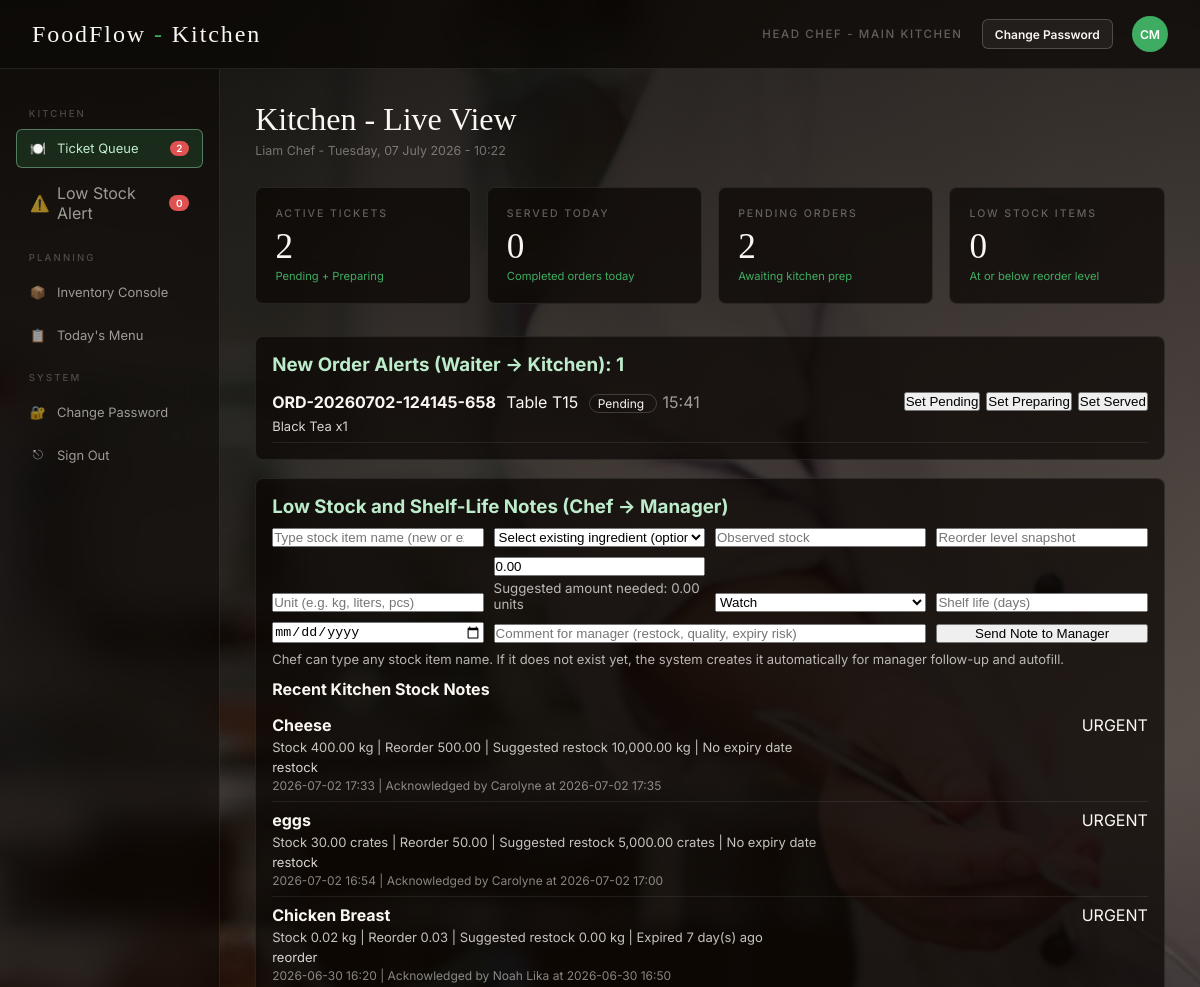
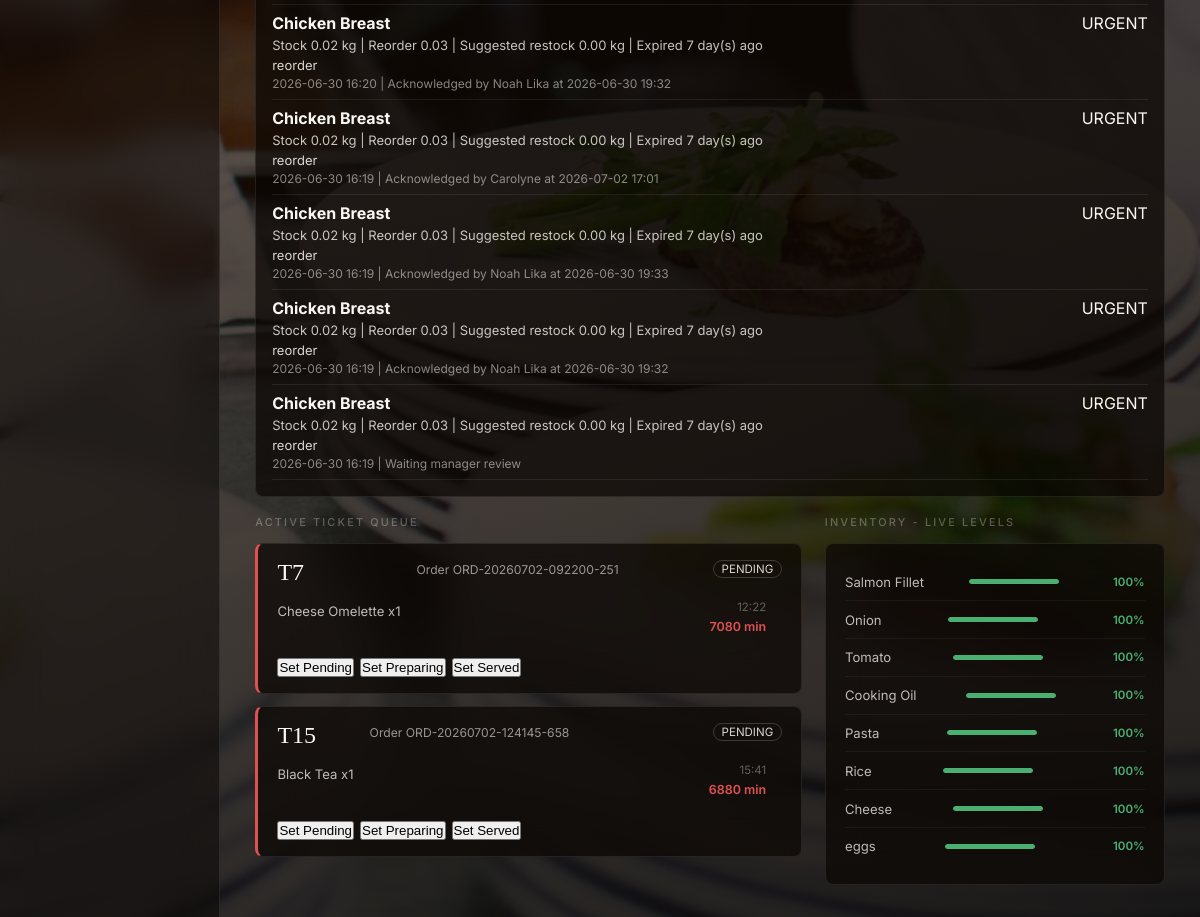
Screenshot of /roles/chef_dashboard.php (signed in) with the database file from the repository (2 pictures, top to bottom).
### tables this page shows
CREATE TABLE `order_alerts` (
  `id` int NOT NULL AUTO_INCREMENT,
  `order_id` int NOT NULL,
  `order_number` varchar(50) NOT NULL,
  `table_number` varchar(20) NOT NULL,
  `waiter_id` int NOT NULL,
  `alert_status` enum('new','seen') NOT NULL DEFAULT 'new',
  `created_at` timestamp NULL DEFAULT CURRENT_TIMESTAMP,
  PRIMARY KEY (`id`),
  KEY `idx_alert_status` (`alert_status`),
  KEY `idx_order_id` (`order_id`)
);

CREATE TABLE `orders` (
  `id` int NOT NULL AUTO_INCREMENT,
  `order_number` varchar(40) NOT NULL,
  `waiter_id` int NOT NULL,
  `table_number` varchar(20) DEFAULT NULL,
  `status` enum('pending','preparing','served','cancelled') DEFAULT 'pending',
  `total_amount` decimal(10,2) DEFAULT '0.00',
  `created_at` timestamp NULL DEFAULT CURRENT_TIMESTAMP,
  `updated_at` timestamp NULL DEFAULT CURRENT_TIMESTAMP ON UPDATE CURRENT_TIMESTAMP,
  PRIMARY KEY (`id`),
  UNIQUE KEY `order_number` (`order_number`),
  KEY `waiter_id` (`waiter_id`),
  CONSTRAINT `orders_ibfk_1` FOREIGN KEY (`waiter_id`) REFERENCES `users` (`id`) ON DELETE RESTRICT
);

CREATE TABLE `chef_stock_notes` (
  `id` int NOT NULL AUTO_INCREMENT,
  `ingredient_id` int NOT NULL,
  `chef_id` int NOT NULL,
  `observed_stock` decimal(10,2) NOT NULL,
  `reorder_level_snapshot` decimal(10,2) NOT NULL DEFAULT '0.00',
  `suggested_restock_amount` decimal(10,2) DEFAULT NULL,
  `expected_expiry_date` date DEFAULT NULL,
  `shelf_life_days` int DEFAULT NULL,
  `urgency` enum('normal','watch','urgent') NOT NULL DEFAULT 'watch',
  `comment` varchar(300) NOT NULL,
  `is_acknowledged` tinyint(1) NOT NULL DEFAULT '0',
  `acknowledged_by` int DEFAULT NULL,
  `acknowledged_at` timestamp NULL DEFAULT NULL,
  `created_at` timestamp NULL DEFAULT CURRENT_TIMESTAMP,
  PRIMARY KEY (`id`),
  KEY `idx_chef_stock_notes_created` (`created_at`),
  KEY `idx_chef_stock_notes_ack` (`is_acknowledged`),
  KEY `ingredient_id` (`ingredient_id`),
  KEY `chef_id` (`chef_id`),
  KEY `acknowledged_by` (`acknowledged_by`),
  CONSTRAINT `chef_stock_notes_ibfk_1` FOREIGN KEY (`ingredient_id`) REFERENCES `ingredients` (`id`) ON DELETE CASCADE,
  CONSTRAINT `chef_stock_notes_ibfk_2` FOREIGN KEY (`chef_id`) REFERENCES `users` (`id`) ON DELETE RESTRICT,
  CONSTRAINT `chef_stock_notes_ibfk_3` FOREIGN KEY (`acknowledged_by`) REFERENCES `users` (`id`) ON DELETE SET NULL
);

CREATE TABLE `ingredients` (
  `id` int NOT NULL AUTO_INCREMENT,
  `name` varchar(120) NOT NULL,
  `category` varchar(80) DEFAULT NULL,
  `unit` varchar(20) NOT NULL,
  `current_stock` decimal(10,2) NOT NULL DEFAULT '0.00',
  `reorder_level` decimal(10,2) NOT NULL DEFAULT '0.00',
  `unit_cost` decimal(10,2) NOT NULL DEFAULT '0.00',
  `is_active` tinyint(1) DEFAULT '1',
  `created_at` timestamp NULL DEFAULT CURRENT_TIMESTAMP,
  `updated_at` timestamp NULL DEFAULT CURRENT_TIMESTAMP ON UPDATE CURRENT_TIMESTAMP,
  PRIMARY KEY (`id`)
);

CREATE TABLE `users` (
  `id` int NOT NULL AUTO_INCREMENT,
  `name` varchar(100) NOT NULL,
  `email` varchar(100) NOT NULL,
  `password` varchar(255) NOT NULL,
  `phone` varchar(20) DEFAULT NULL,
  `role` enum('admin','waiter','chef','manager') NOT NULL,
  `is_active` tinyint(1) DEFAULT '1',
  `created_at` timestamp NULL DEFAULT CURRENT_TIMESTAMP,
  `updated_at` timestamp NULL DEFAULT CURRENT_TIMESTAMP ON UPDATE CURRENT_TIMESTAMP,
  PRIMARY KEY (`id`),
  UNIQUE KEY `email` (`email`)
);

### roles/chef_dashboard.php (the view, shortened to what the rows shown need)
<?php
$conn = new mysqli('localhost', 'root', '1234', 'food_inventory');
$conn->query("CREATE TABLE IF NOT EXISTS order_alerts (
  id INT AUTO_INCREMENT PRIMARY KEY,
  order_id INT NOT NULL,
  order_number VARCHAR(50) NOT NULL,
  table_number VARCHAR(20) NOT NULL,
  waiter_id INT NOT NULL,
  alert_status ENUM('new','seen') NOT NULL DEFAULT 'new',
  created_at TIMESTAMP DEFAULT CURRENT_TIMESTAMP,
  INDEX idx_alert_status (alert_status),
  INDEX idx_order_id (order_id)
)");
$conn->query("CREATE TABLE IF NOT EXISTS alerts (
  id INT AUTO_INCREMENT PRIMARY KEY,
  ingredient_id INT NOT NULL,
  alert_type ENUM('low_stock', 'out_of_stock') NOT NULL,
  message VARCHAR(255) NOT NULL,
  is_resolved TINYINT(1) DEFAULT 0,
  created_at TIMESTAMP DEFAULT CURRENT_TIMESTAMP,
  resolved_at TIMESTAMP NULL,
  FOREIGN KEY (ingredient_id) REFERENCES ingredients(id) ON DELETE CASCADE
)");
$conn->query("CREATE TABLE IF NOT EXISTS chef_stock_notes (
  id INT AUTO_INCREMENT PRIMARY KEY,
  ingredient_id INT NOT NULL,
  chef_id INT NOT NULL,
  observed_stock DECIMAL(10,2) NOT NULL,
  reorder_level_snapshot DECIMAL(10,2) NOT NULL DEFAULT 0,
  suggested_restock_amount DECIMAL(10,2) NULL,
  expected_expiry_date DATE NULL,
  shelf_life_days INT NULL,
  urgency ENUM('normal', 'watch', 'urgent') NOT NULL DEFAULT 'watch',
  comment VARCHAR(300) NOT NULL,
  is_acknowledged TINYINT(1) NOT NULL DEFAULT 0,
  acknowledged_by INT NULL,
  acknowledged_at TIMESTAMP NULL,
  created_at TIMESTAMP DEFAULT CURRENT_TIMESTAMP,
  INDEX idx_chef_stock_notes_created (created_at),
  INDEX idx_chef_stock_notes_ack (is_acknowledged),
  FOREIGN KEY (ingredient_id) REFERENCES ingredients(id) ON DELETE CASCADE,
  FOREIGN KEY (chef_id) REFERENCES users(id) ON DELETE RESTRICT,
  FOREIGN KEY (acknowledged_by) REFERENCES users(id) ON DELETE SET NULL
)");
$tickets = $conn->query("SELECT
  o.id,
  o.order_number,
  o.table_number,
  o.status,
  o.created_at,
  IFNULL(GROUP_CONCAT(CONCAT(mi.name, ' x', oi.quantity) ORDER BY mi.name SEPARATOR '|'), '') AS items
  FROM orders o
  LEFT JOIN order_items oi ON oi.order_id = o.id
  LEFT JOIN menu_items mi ON mi.id = oi.menu_item_id
  WHERE o.status IN ('pending','preparing')
  GROUP BY o.id, o.order_number, o.table_number, o.status, o.created_at
  ORDER BY o.created_at ASC
  LIMIT 8");
$inventory = $conn->query("SELECT name, current_stock, reorder_level
  FROM ingredients
  ORDER BY (CASE WHEN reorder_level > 0 THEN current_stock / reorder_level ELSE 999 END) ASC, name ASC
  LIMIT 8");
$new_order_alerts = $conn->query("SELECT
  a.id,
  a.order_id,
  a.order_number,
  a.table_number,
  a.created_at,
  o.status,
  IFNULL(GROUP_CONCAT(CONCAT(mi.name, ' x', oi.quantity) ORDER BY mi.name SEPARATOR '|'), '') AS items
  FROM order_alerts a
  LEFT JOIN orders o ON o.id = a.order_id
  LEFT JOIN order_items oi ON oi.order_id = a.order_id
  LEFT JOIN menu_items mi ON mi.id = oi.menu_item_id
  WHERE a.alert_status = 'new'
  GROUP BY a.id, a.order_id, a.order_number, a.table_number, a.created_at, o.status
  ORDER BY a.created_at DESC
  LIMIT 6");
$recent_stock_notes = $conn->query("SELECT
  n.id,
  i.name AS ingredient_name,
  ack.name AS ack_manager_name,
  i.unit,
  n.observed_stock,
  n.reorder_level_snapshot,
  n.suggested_restock_amount,
  n.expected_expiry_date,
  n.shelf_life_days,
  n.urgency,
  n.comment,
  n.created_at,
  n.is_acknowledged,
  n.acknowledged_at,
  DATEDIFF(n.expected_expiry_date, CURDATE()) AS days_to_expiry
  FROM chef_stock_notes n
  JOIN ingredients i ON i.id = n.ingredient_id
  LEFT JOIN users ack ON ack.id = n.acknowledged_by
  ORDER BY n.created_at DESC
  LIMIT 8");
?>
<!DOCTYPE html>
<html lang="en">
<head>
</head>
<body>
<div class="layout">
  <main>
    <div class="page-header">
      <h1>Kitchen - Live View</h1>
    </div>
    <div class="card" style="margin-bottom:18px;background:rgba(10, 7, 4, 0.70);border:1px solid rgba(255,255,255,0.09);border-radius:8px;padding:1rem;">
      <?php if ($new_order_alerts && $new_order_alerts->num_rows > 0): ?>
        <?php while ($alert = $new_order_alerts->fetch_assoc()): ?>
          <?php $alertItems = array_filter(explode('|', (string)$alert['items'])); ?>
          <div style="display:flex;justify-content:space-between;align-items:flex-start;padding:8px 0;border-bottom:1px solid rgba(255,255,255,0.08);gap:10px;">
            <div>
              <strong><?php echo htmlspecialchars((string)$alert['order_number']); ?></strong>
              <span style="margin-left:6px;">Table <?php echo htmlspecialchars((string)$alert['table_number']); ?></span>
              <span style="margin-left:6px;padding:1px 8px;border:1px solid rgba(255,255,255,0.18);border-radius:12px;font-size:12px;">
                <?php echo htmlspecialchars(ucfirst((string)($alert['status'] ?? 'pending'))); ?>
              </span>
              <span style="margin-left:6px;color:rgba(250,247,242,0.6);"><?php echo date('H:i', strtotime((string)$alert['created_at'])); ?></span>
              <div style="margin-top:6px;font-size:13px;color:rgba(250,247,242,0.85);">
                <?php if (count($alertItems) > 0): ?>
                  <?php echo htmlspecialchars(implode(' | ', $alertItems)); ?>
                <?php else: ?>
                  Items not listed yet.
                <?php endif; ?>
              </div>
            </div>
            <form method="POST" style="margin:0;display:flex;gap:6px;">
              <button type="submit" name="status_target" value="pending" class="btn btn-warning">Set Pending</button>
              <button type="submit" name="status_target" value="preparing" class="btn btn-primary">Set Preparing</button>
              <button type="submit" name="status_target" value="served" class="btn btn-success">Set Served</button>
            </form>
          </div>
        <?php endwhile; ?>
      <?php else: ?>
        <p style="margin:0;">No new order alerts.</p>
      <?php endif; ?>
    </div>
    <div class="card" style="margin-bottom:18px;background:rgba(10, 7, 4, 0.70);border:1px solid rgba(255,255,255,0.09);border-radius:8px;padding:1rem;">
      <div style="margin-top:12px;">
        <?php if ($recent_stock_notes && $recent_stock_notes->num_rows > 0): ?>
          <?php while ($note = $recent_stock_notes->fetch_assoc()): ?>
            <?php
              $urgencyLabel = strtoupper((string)$note['urgency']);
              $daysToExpiry = $note['days_to_expiry'];
              $expiryText = 'No expiry date';
              if ($note['expected_expiry_date']) {
                if ($daysToExpiry !== null && (int)$daysToExpiry < 0) {
                  $expiryText = 'Expired ' . abs((int)$daysToExpiry) . ' day(s) ago';
                } elseif ($daysToExpiry !== null) {
                  $expiryText = 'Expires in ' . (int)$daysToExpiry . ' day(s)';
                } else {
                  $expiryText = 'Expiry: ' . htmlspecialchars((string)$note['expected_expiry_date']);
                }
              }
            ?>
            <div style="padding:8px 0;border-bottom:1px solid rgba(255,255,255,0.08);">
              <div style="display:flex;justify-content:space-between;gap:8px;align-items:center;">
                <strong><?= htmlspecialchars((string)$note['ingredient_name']) ?></strong>
                <span class="status <?= ((string)$note['urgency'] === 'urgent') ? 'status-cancelled' : (((string)$note['urgency'] === 'watch') ? 'status-pending' : 'status-served') ?>"><?= htmlspecialchars($urgencyLabel) ?></span>
              </div>
              <div style="font-size:13px;color:rgba(250,247,242,0.78);margin-top:4px;">
                Stock <?= number_format((float)$note['observed_stock'], 2) ?> <?= htmlspecialchars((string)$note['unit']) ?> |
                Reorder <?= number_format((float)$note['reorder_level_snapshot'], 2) ?> |
                Suggested restock <?= number_format((float)($note['suggested_restock_amount'] ?? 0), 2) ?> <?= htmlspecialchars((string)$note['unit']) ?> |
                <?= $expiryText ?>
              </div>
              <div style="font-size:13px;color:rgba(250,247,242,0.86);margin-top:4px;"><?= htmlspecialchars((string)$note['comment']) ?></div>
              <div style="font-size:12px;color:rgba(250,247,242,0.52);margin-top:3px;">
                <?= date('Y-m-d H:i', strtotime((string)$note['created_at'])) ?> |
                <?php if ((int)$note['is_acknowledged'] === 1): ?>
                  Acknowledged by <?= htmlspecialchars((string)($note['ack_manager_name'] ?? 'manager')) ?>
                  <?php if (!empty($note['acknowledged_at'])): ?>
                    at <?= date('Y-m-d H:i', strtotime((string)$note['acknowledged_at'])) ?>
                  <?php endif; ?>
                <?php else: ?>
                  Waiting manager review
                <?php endif; ?>
              </div>
            </div>
          <?php endwhile; ?>
        <?php else: ?>
          <p style="margin:0;">No stock notes yet.</p>
        <?php endif; ?>
      </div>
    </div>
    <div class="two-col">
      <div>
        <div class="ticket-queue">
          <?php if ($tickets && $tickets->num_rows > 0): ?>
            <?php while ($t = $tickets->fetch_assoc()): ?>
              <?php
                $elapsedMins = max(0, (int)floor((time() - strtotime((string)$t['created_at'])) / 60));
                $isUrgent = ((string)$t['status'] === 'pending' && $elapsedMins >= 20);
                $cls = $isUrgent ? 'ticket--urgent' : 'ticket--normal';
                $elapsedCls = $isUrgent ? 'ticket__elapsed' : 'ticket__elapsed ticket__elapsed--ok';
                $itemLines = array_filter(explode('|', (string)$t['items']));
              ?>
              <div class="ticket <?= htmlspecialchars($cls) ?>">
                <div class="ticket__table"><?= htmlspecialchars((string)$t['table_number']) ?></div>
                <div style="grid-column: 2 / 4; display:flex; justify-content:space-between; align-items:center; gap:8px; margin-bottom:4px;">
                  <div style="font-size:0.76rem; color: rgba(250,247,242,0.58);">
                    Order <?= htmlspecialchars((string)$t['order_number']) ?>
                  </div>
                  <div style="font-size:0.72rem; padding:1px 8px; border-radius:12px; border:1px solid rgba(255,255,255,0.18); color:rgba(250,247,242,0.85);">
                    <?= htmlspecialchars(strtoupper((string)$t['status'])) ?>
                  </div>
                </div>
                <ul class="ticket__items">
                  <?php if (count($itemLines) > 0): ?>
                    <?php foreach ($itemLines as $line): ?>
                      <li><?= htmlspecialchars($line) ?></li>
                    <?php endforeach; ?>
                  <?php else: ?>
                    <li>No items listed</li>
                  <?php endif; ?>
                </ul>
                <div class="ticket__meta">
                  <div class="ticket__time"><?= date('H:i', strtotime((string)$t['created_at'])) ?></div>
                  <div class="<?= htmlspecialchars($elapsedCls) ?>"><?= (int)$elapsedMins ?> min</div>
                </div>
                <div style="grid-column: 1 / -1; display:flex; gap:6px; margin-top:8px; flex-wrap:wrap;">
                  <form method="POST" style="margin:0; display:flex; gap:6px; flex-wrap:wrap;">
                    <button type="submit" name="status_target" value="pending" class="btn btn-warning">Set Pending</button>
                    <button type="submit" name="status_target" value="preparing" class="btn btn-primary">Set Preparing</button>
                    <button type="submit" name="status_target" value="served" class="btn btn-success">Set Served</button>
                  </form>
                </div>
              </div>
            <?php endwhile; ?>
          <?php endif; ?>
        </div>
      </div>
      <div>
        <div class="inv-panel">
          <?php if ($inventory && $inventory->num_rows > 0): ?>
            <?php while ($i = $inventory->fetch_assoc()): ?>
              <?php
                $stock = (float)$i['current_stock'];
                $reorder = (float)$i['reorder_level'];
                $pct = $reorder > 0 ? (int)round(min(100, ($stock / $reorder) * 100)) : 100;
                if ($pct < 35) {
                    $state = 'low';
                } elseif ($pct < 70) {
                    $state = 'warn';
                } else {
                    $state = 'ok';
                }
              ?>
              <div class="inv-item">
                <span class="inv-item__name"><?= htmlspecialchars((string)$i['name']) ?></span>
                <div class="inv-bar-wrap">
                  <div class="inv-bar inv-bar--<?= htmlspecialchars($state) ?>" style="width:<?= (int)$pct ?>%"></div>
                </div>
                <span class="inv-item__pct inv-item__pct--<?= htmlspecialchars($state) ?>"><?= (int)$pct ?>%</span>
              </div>
            <?php endwhile; ?>
          <?php endif; ?>
        </div>
      </div>
    </div>
  </main>
</div>
</body>
</html>

### rows the page displays
order_alerts: order_number "ORD-20260702-124145-658", table_number "T15", order.status "Pending", created_at "15:41", alertItems "Black Tea x1"
chef_stock_notes: ingredient.name "Cheese", urgency "URGENT", observed_stock "400.00", ingredient.unit "kg", reorder_level_snapshot "500.00", suggested_restock_amount "10,000.00", expiryText "No expiry date", comment "restock", created_at "2026-07-02 17:33", acknowledged_by.name "Carolyne", acknowledged_at "2026-07-02 17:35"
chef_stock_notes: ingredient.name "eggs", urgency "URGENT", observed_stock "30.00", ingredient.unit "crates", reorder_level_snapshot "50.00", suggested_restock_amount "5,000.00", expiryText "No expiry date", comment "restock", created_at "2026-07-02 16:54", acknowledged_by.name "Carolyne", acknowledged_at "2026-07-02 17:00"
chef_stock_notes: ingredient.name "Chicken Breast", urgency "URGENT", observed_stock "0.02", ingredient.unit "kg", reorder_level_snapshot "0.03", suggested_restock_amount "0.00", expiryText "Expired 7 day(s) ago", comment "reorder", created_at "2026-06-30 16:20", acknowledged_by.name "Noah Lika", acknowledged_at "2026-06-30 16:50"
chef_stock_notes: ingredient.name "Chicken Breast", urgency "URGENT", observed_stock "0.02", ingredient.unit "kg", reorder_level_snapshot "0.03", suggested_restock_amount "0.00", expiryText "Expired 7 day(s) ago", comment "reorder", created_at "2026-06-30 16:20", acknowledged_by.name "Noah Lika", acknowledged_at "2026-06-30 19:32"
chef_stock_notes: ingredient.name "Chicken Breast", urgency "URGENT", observed_stock "0.02", ingredient.unit "kg", reorder_level_snapshot "0.03", suggested_restock_amount "0.00", expiryText "Expired 7 day(s) ago", comment "reorder", created_at "2026-06-30 16:19", acknowledged_by.name "Carolyne", acknowledged_at "2026-07-02 17:01"
chef_stock_notes: ingredient.name "Chicken Breast", urgency "URGENT", observed_stock "0.02", ingredient.unit "kg", reorder_level_snapshot "0.03", suggested_restock_amount "0.00", expiryText "Expired 7 day(s) ago", comment "reorder", created_at "2026-06-30 16:19", acknowledged_by.name "Noah Lika", acknowledged_at "2026-06-30 19:33"
chef_stock_notes: ingredient.name "Chicken Breast", urgency "URGENT", observed_stock "0.02", ingredient.unit "kg", reorder_level_snapshot "0.03", suggested_restock_amount "0.00", expiryText "Expired 7 day(s) ago", comment "reorder", created_at "2026-06-30 16:19", acknowledged_by.name "Noah Lika", acknowledged_at "2026-06-30 19:32"
chef_stock_notes: ingredient.name "Chicken Breast", urgency "URGENT", observed_stock "0.02", ingredient.unit "kg", reorder_level_snapshot "0.03", suggested_restock_amount "0.00", expiryText "Expired 7 day(s) ago", comment "reorder", created_at "2026-06-30 16:19", is_acknowledged "Waiting manager review"
orders: table_number "T7", order_number "ORD-20260702-092200-251", status "PENDING", line "Cheese Omelette x1", created_at "12:22", created_at "7080"
orders: table_number "T15", order_number "ORD-20260702-124145-658", status "PENDING", line "Black Tea x1", created_at "15:41", created_at "6880"
ingredients: name "Salmon Fillet", pct "100"
ingredients: name "Onion", pct "100"
ingredients: name "Tomato", pct "100"
ingredients: name "Cooking Oil", pct "100"
ingredients: name "Pasta", pct "100"
ingredients: name "Rice", pct "100"
ingredients: name "Cheese", pct "100"
ingredients: name "eggs", pct "100"

### other values shown
$station "HEAD CHEF - MAIN KITCHEN"
$active_tickets "2"
$low_stock_items "0"
$chef_name "Liam Chef"
$served_today "0"
$pending_orders "2"
$new_order_alerts_count "1"
